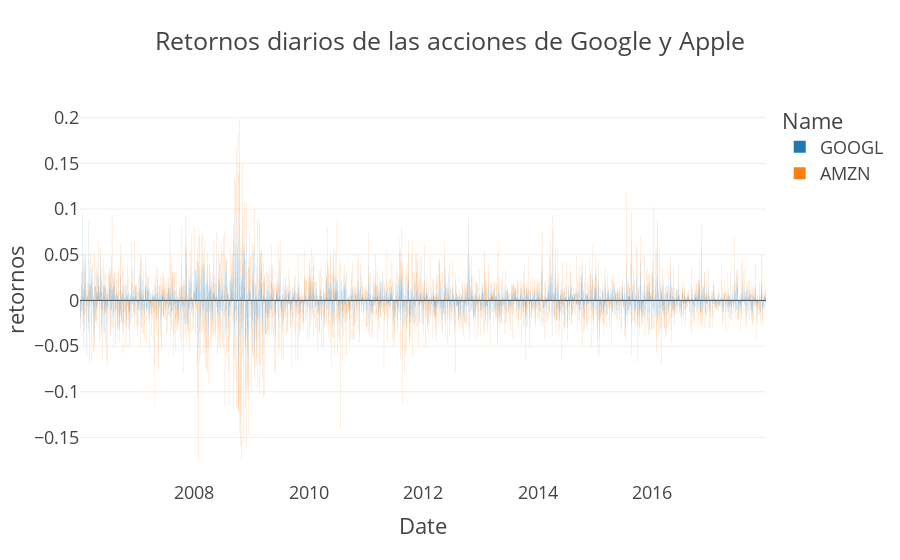

Notebook code cell kept with this figure:
### Code cell
fig=px.bar(data_frame=df_retornos,x='Date',y='retornos',color='Name',title='Retornos diarios de las acciones de Google y Apple')
fig.show()

### Figure 1 — Plotly figure (JSON) as saved in the notebook; plotly's stock layout.template omitted (floating-point values rounded to 4 significant figures; data arrays with more than 128 entries replaced by an {"elided": "..."} marker saying what was removed)
{"data": [{"alignmentgroup": "True", "hovertemplate": "Name=GOOGL<br>Date=%{x}<br>retornos=%{y}<extra></extra>", "legendgroup": "GOOGL", "marker": {"color": "#1F77B4", "pattern": {"shape": ""}}, "name": "GOOGL", "offsetgroup": "GOOGL", "orientation": "v", "showlegend": true, "textposition": "auto", "type": "bar", "x": {"elided": "3019 str values"}, "xaxis": "x", "y": {"elided": "3019 float values"}, "yaxis": "y"}, {"alignmentgroup": "True", "hovertemplate": "Name=AMZN<br>Date=%{x}<br>retornos=%{y}<extra></extra>", "legendgroup": "AMZN", "marker": {"color": "#FF7F0E", "pattern": {"shape": ""}}, "name": "AMZN", "offsetgroup": "AMZN", "orientation": "v", "showlegend": true, "textposition": "auto", "type": "bar", "x": {"elided": "3019 str values"}, "xaxis": "x", "y": {"elided": "3019 float values"}, "yaxis": "y"}], "layout": {"barmode": "relative", "legend": {"title": {"text": "Name"}, "tracegroupgap": 0}, "title": {"text": "Retornos diarios de las acciones de Google y Apple"}, "xaxis": {"anchor": "y", "domain": [0, 1], "title": {"text": "Date"}}, "yaxis": {"anchor": "x", "domain": [0, 1], "title": {"text": "retornos"}}}}
